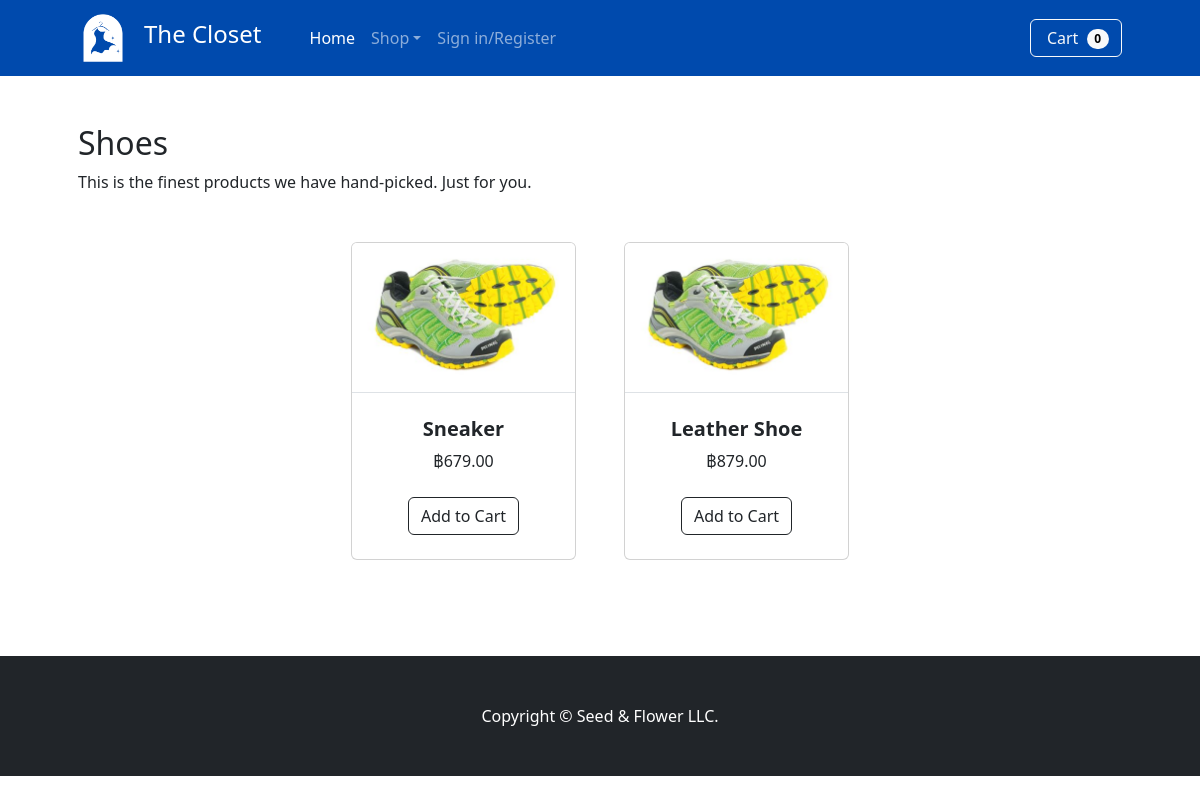
Before: /shoes.php with the older database file.
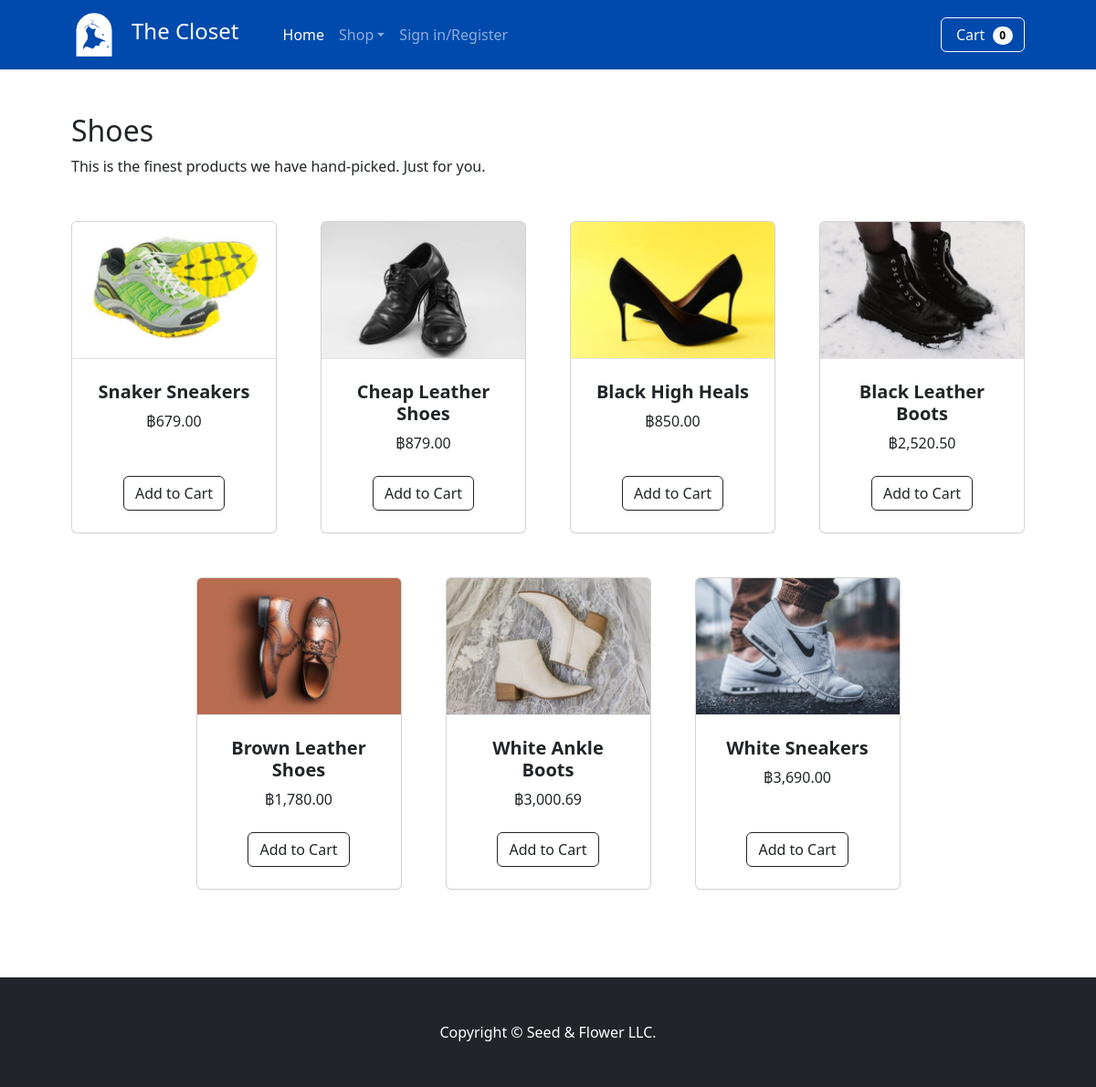
After: the same page with the newer database file.
### tables this page shows
CREATE TABLE `product` (
  `pID` int(3) NOT NULL,
  `pname` varchar(25) NOT NULL,
  `pimagedir` varchar(350) NOT NULL,
  `price` decimal(10,2) NOT NULL,
  `ptype` char(1) DEFAULT NULL,
  `isFeature` tinyint(1) NOT NULL
);

### shoes.php (the view, shortened to what this page needs)
<!doctype html>
<html lang="en">
  <head>
    <link href="https://cdn.jsdelivr.net/npm/bootstrap@5.2.2/dist/css/bootstrap.min.css" rel="stylesheet">
   </head>
  <body>
    <?php include "func/navbar.php"; ?>
    <section class="mb-5">
      <div class="container px-4 px-lg-5 mt-5">
        <h2>Shoes</h2>
        <p class="mb-5">This is the finest products we have hand-picked. Just for you.</p>
          <div class="row gx-4 gx-lg-5 row-cols-2 row-cols-md-3 row-cols-xl-4 justify-content-center">
          <?php
            $q = "SELECT * FROM product WHERE ptype=\"c\"";
            $result=$mysqli->query($q);
            while($row=$result->fetch_array()){?>
                <div class="col mb-5">
                    <div class="card h-100">
                        <img class="card-img-top border-bottom" src="<?php echo $row['pimagedir'] ?>" alt="..." />
                        <div class="card-body bg-mute p-4">
                            <div class="text-center">
                                <h5 class="fw-bolder"><?php echo $row['pname'] ?></h5>
                                ฿<?php echo number_format($row['price'], 2, '.', ',') ?>
                            </div>
                        </div>
                        <div class="card-footer p-4 pt-0 border-top-0 bg-transparent">
                            <div class="text-center">
                                <form action="func/addtocart.php" method="post">
                                    <div type="submit" class="text-center">
                                        <input type="submit" name="add_to_cart" style="margin-top:5px;" class="btn btn-outline-dark mt-auto" value="Add to Cart" />
                                    </div>
                                </form>
                            </div>
                        </div>
                    </div>
                </div>
            <?php }?>
          </div>
      </div>
  </section>
  </body>
</html>

Changed rows visible on the page:
changed product: pname "Sneaker" → "Snaker Sneakers"
changed product: pimagedir: a different picture; pname "Leather Shoe" → "Cheap Leather Shoes"
added product: pimagedir (picture), pname "Black High Heals", price "850.00"
added product: pimagedir (picture), pname "Black Leather Boots", price "2,520.50"
added product: pimagedir (picture), pname "Brown Leather Shoes", price "1,780.00"
added product: pimagedir (picture), pname "White Ankle Boots", price "3,000.69"
added product: pimagedir (picture), pname "White Sneakers", price "3,690.00"
